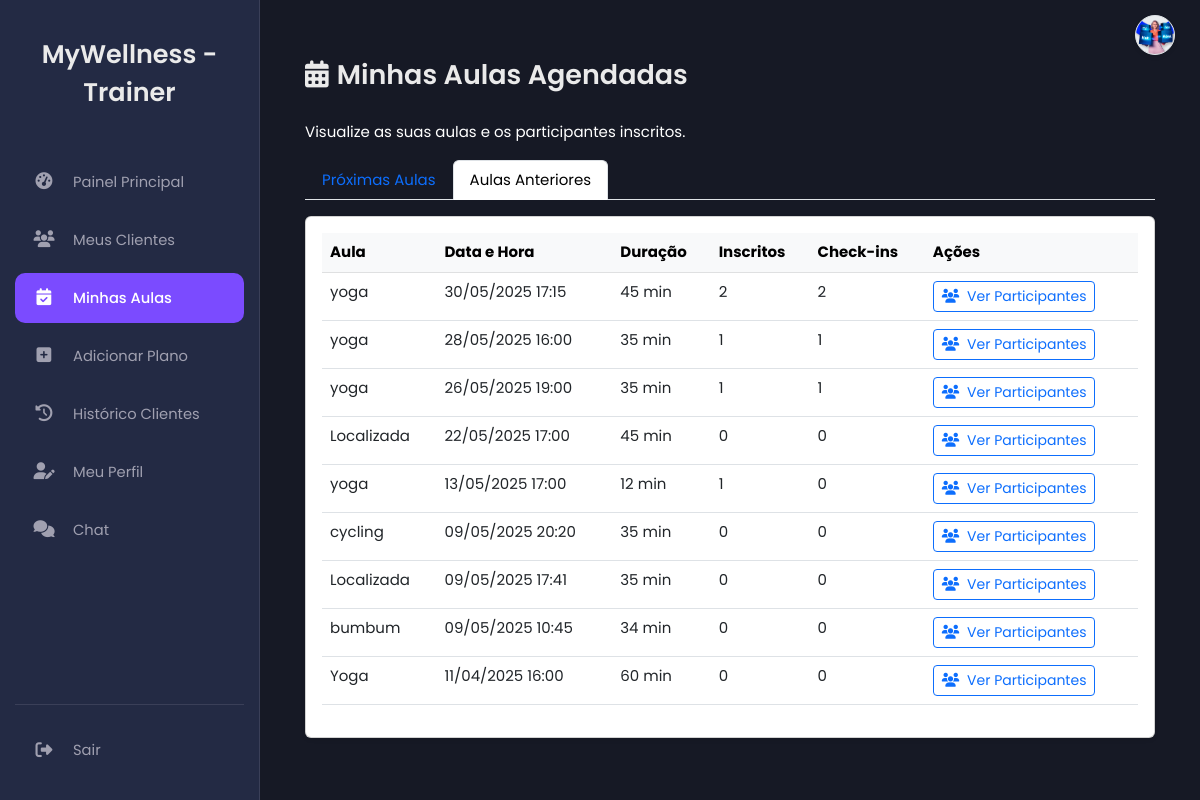
The page /my_classes_trainer.php?view=past (signed in) on the database as committed earlier.
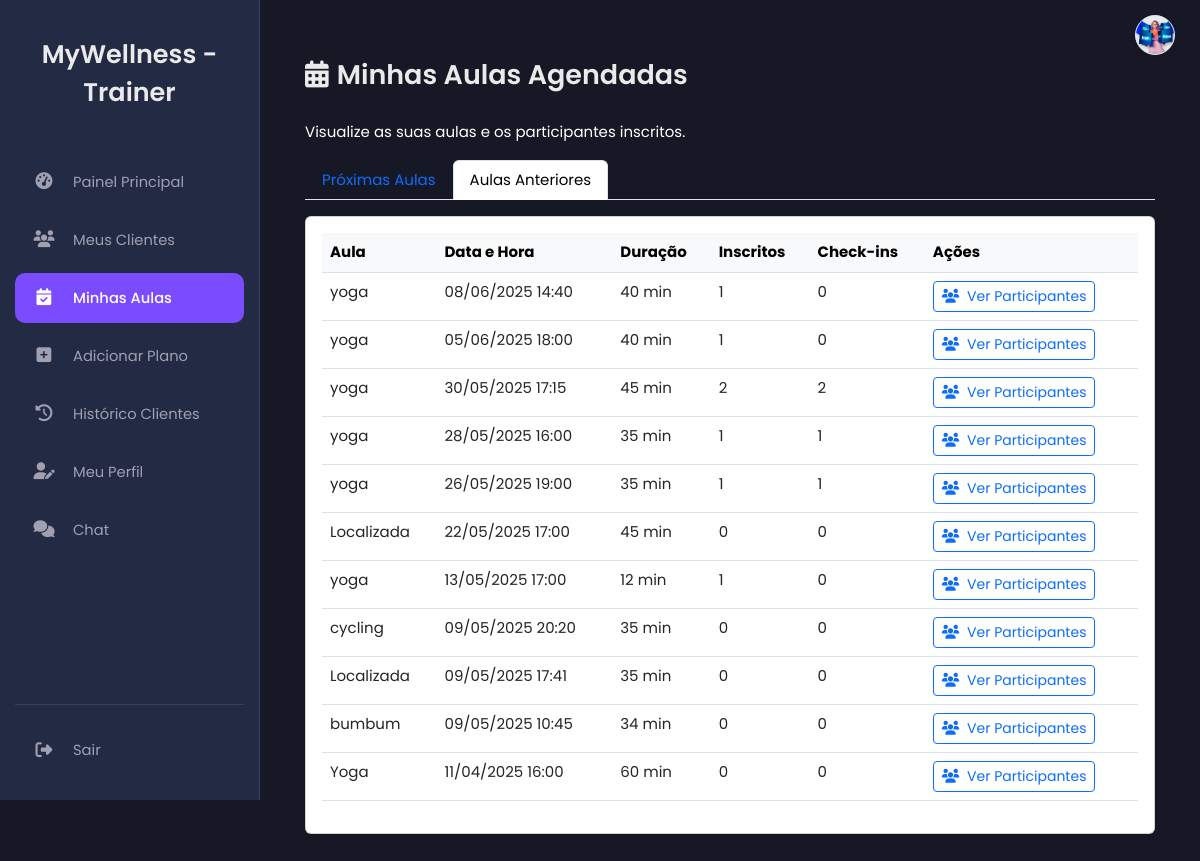
The same page on the database as committed later.
### tables this page shows
CREATE TABLE `classes` (
  `id` int(11) NOT NULL,
  `name` varchar(100) NOT NULL,
  `description` text NOT NULL,
  `trainer_id` int(11) NOT NULL,
  `schedule` datetime NOT NULL,
  `duration` int(11) NOT NULL,
  `max_participants` int(11) NOT NULL
);

### my_classes_trainer.php (the view, shortened to what this page needs)
<?php
include 'db.php';
include 'header.php';
include 'sidebar_trainer.php';
$trainer_id = $_SESSION['user_id'];
$classes = [];
$error_message = '';
$current_view = $_GET['view'] ?? 'upcoming';
try {
    $sql_classes = "
        SELECT id, name, schedule, duration, max_participants,
               (SELECT COUNT(*) FROM class_participants WHERE class_id = classes.id) as current_participants,
               (SELECT COUNT(*) FROM class_participants WHERE class_id = classes.id AND checked_in_at IS NOT NULL) as checked_in_count
        FROM classes WHERE trainer_id = ?
    ";
    if ($current_view === 'upcoming') {
        $sql_classes .= " AND schedule >= CURDATE() ORDER BY schedule ASC";
    } else {
        $sql_classes .= " AND schedule < CURDATE() ORDER BY schedule DESC";
    }
    $stmt_classes = $pdo->prepare($sql_classes);
    $stmt_classes->execute([$trainer_id]);
    $classes = $stmt_classes->fetchAll(PDO::FETCH_ASSOC);
} catch (PDOException $e) {
    $error_message = "Erro ao buscar informações das aulas: " . $e->getMessage();
    error_log("Erro PDO em my_classes_trainer.php: " . $e->getMessage());
}
?>
<main class="main-content">
    <div class="container mt-4">
        <h2><i class="fas fa-calendar-alt me-2"></i>Minhas Aulas Agendadas</h2>
        <p class="text-white">Visualize as suas aulas e os participantes inscritos.</p>
        <ul class="nav nav-tabs mb-3">
            <li class="nav-item">
                <a class="nav-link <?= ($current_view === 'upcoming') ? 'active' : '' ?>"
                   href="my_classes_trainer.php?view=upcoming">Próximas Aulas</a>
            </li>
            <li class="nav-item">
                <a class="nav-link <?= ($current_view === 'past') ? 'active' : '' ?>"
                   href="my_classes_trainer.php?view=past">Aulas Anteriores</a>
            </li>
        </ul>
        <div class="card shadow-sm mb-4">
            <div class="card-body">
                <?php if (empty($classes) && !$error_message): ?>
                    <p class="text-muted text-center">Nenhuma aula <?= ($current_view === 'upcoming') ? 'futura' : 'anterior' ?> encontrada.</p>
                <?php else: ?>
                    <div class="table-responsive">
                        <table class="table table-hover">
                            <thead class="table-light">
                                <tr>
                                    <th>Aula</th>
                                    <th>Data e Hora</th>
                                    <th>Duração</th>
                                    <th>Inscritos</th><th>Check-ins</th>
                                    <th>Ações</th>
                                </tr>
                            </thead>
                            <tbody>
                                <?php foreach ($classes as $class): ?>
                                    <tr>
                                        <td><?= htmlspecialchars($class['name']) ?></td>
                                        <td><?= htmlspecialchars(date('d/m/Y H:i', strtotime($class['schedule']))) ?></td>
                                        <td><?= htmlspecialchars($class['duration']) ?> min</td>
                                        <td><?= htmlspecialchars($class['current_participants']) ?></td>
                                        <td><?= htmlspecialchars($class['checked_in_count']) ?></td>
                                        <td>
                                            <button class="btn btn-outline-primary btn-sm view-participants-btn"
                                                    data-class-id="<?= $class['id'] ?>"
                                                    data-class-name="<?= htmlspecialchars($class['name']) ?>"
                                                    data-bs-toggle="modal" data-bs-target="#viewParticipantsModal">
                                                <i class="fas fa-users me-1"></i> Ver Participantes
                                            </button>
                                        </td>
                                    </tr>
                                <?php endforeach; ?>
                            </tbody>
                        </table>
                    </div>
                <?php endif; ?>
            </div>
        </div>
    </div>
</main>
<?php
include 'footer.php';
?>

Rows that differ between the two databases and show on the page:
added classes: name "yoga", schedule "08/06/2025 14:40", duration "40", current_participants "1", checked_in_count "0"
added classes: name "yoga", schedule "05/06/2025 18:00", duration "40", current_participants "1", checked_in_count "0"
